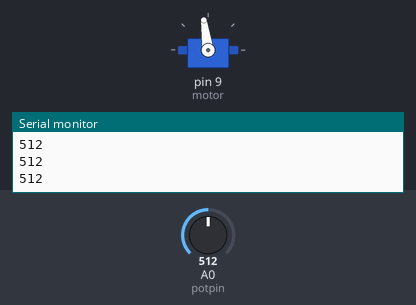
Simulated run of this sketch. Board: Arduino Uno, built with avr-gcc and run on an emulated ATmega328P. Shown: servo, the last lines printed to the serial monitor. The inputs (shaded band) are chosen by the test bench; at power-on: A0 (potpin) = 512.

Above: at 1.2 s.
1.3 s: A0 (potpin) set to 716
At 2.1 s:
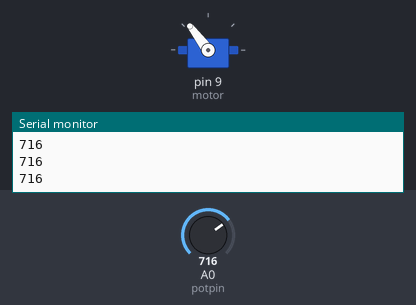
2.8 s: A0 (potpin) set to 900
At 3.3 s:
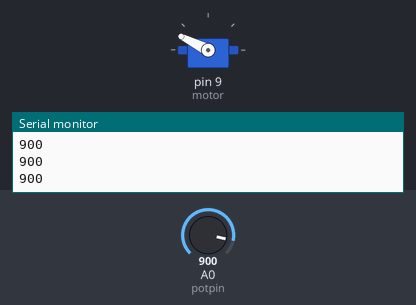
4.3 s: A0 (potpin) set to 1023
At 5.5 s:
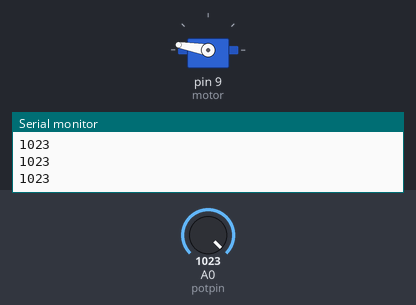
5.8 s: A0 (potpin) set to 306
At 6.9 s:
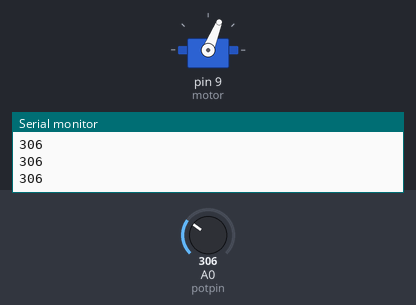
7.3 s: A0 (potpin) set to 122
At 7.9 s:
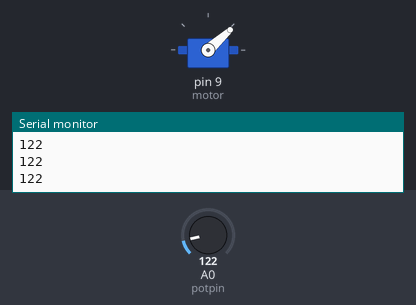
8.8 s: A0 (potpin) set to 0
At 10.2 s:
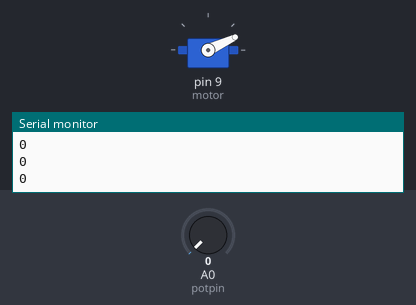
Timing chart, 0 to 11.3 s (numbered marks = the images above; inputs shaded):
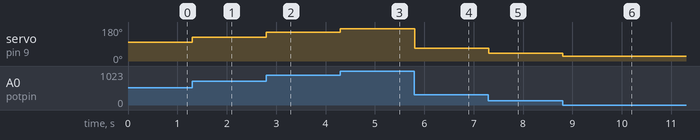

Measured:
- after the input at 1.3 s, servo on pin 9 (motor): 98° → 127° at once
- after the input at 2.8 s, servo on pin 9 (motor): 127° → 153° at once
- after the input at 4.3 s, servo on pin 9 (motor): 153° → 170° at once
- after the input at 5.8 s, servo on pin 9 (motor): 170° → 68° at once
- after the input at 7.3 s, servo on pin 9 (motor): 68° → 42° at once
- after the input at 8.8 s, servo on pin 9 (motor): 42° → 25° at once

The sketch:

Brushless.ino
```cpp
#include <Servo.h>

Servo motor;  // create servo object to control a servo

int potpin = A0;  // analog pin used to connect the potentiometer
int val;    // variable to read the value from the analog pin

void setup() {
  motor.attach(9);  // attaches the servo on pin 9 to the servo object
  Serial.begin(9600);
}

void loop() {
  Serial.println(analogRead(A0));
  val = analogRead(potpin);            // reads the value of the potentiometer (value between 0 and 1023)
  val = map(val, 0, 1023, 800, 2300);     // scale it to use it with the servo (value between 0 and 180)
  motor.writeMicroseconds(val);                  // sets the servo position according to the scaled value
  //delay(15);                           // waits for the servo to get there
}

//0 - 530
```
